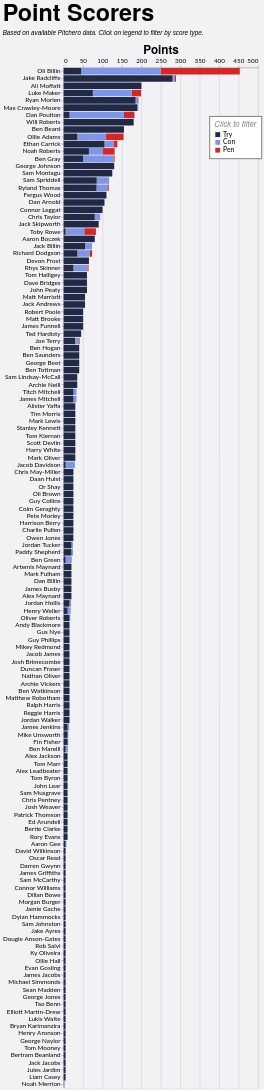

The Vega-Lite source for this figure:
### Vega-Lite specification from a JSON file in a GitHub repository (floating-point values rounded to 4 significant figures; data arrays with more than 128 entries replaced by an {"elided": "..."} marker saying what was removed)
{"config": {"axis": {"labelFont": "Lato, sans-serif", "titleFont": "PT Sans Narrow, Helvetica Neue, Helvetica, Arial, sans-serif", "labelFontSize": 13, "titleFontSize": 24, "gridColor": "#202947", "gridOpacity": 0.2}, "header": {"labelFont": "PT Sans Narrow, Helvetica Neue, Helvetica, Arial, sans-serif", "titleFont": "PT Sans Narrow, Helvetica Neue, Helvetica, Arial, sans-serif", "labelFontSize": 24, "titleFontSize": 28, "labelFontWeight": "bold", "orient": "left"}, "legend": {"labelFont": "Lato, sans-serif", "titleFont": "PT Sans Narrow, Helvetica Neue, Helvetica, Arial, sans-serif", "labelFontSize": 14, "titleFontSize": 16, "titlePadding": 5, "fillColor": "white", "strokeColor": "black", "padding": 10, "titleFontWeight": "lighter", "titleFontStyle": "italic", "titleColor": "gray", "offset": 10}, "title": {"font": "PT Sans Narrow, Helvetica Neue, Helvetica, Arial, sans-serif", "fontSize": 48, "fontWeight": "bold", "anchor": "start", "align": "center", "titlePadding": 20, "subtitlePadding": 10, "subtitleFontSize": 13, "subtitleColor": "", "subtitleFontStyle": "italic", "offset": 15, "color": "black"}, "axisX": {"labelAngle": 0}, "facet": {"title": null, "header": null, "align": {"row": "each", "column": "each"}}, "resolve": {"scale": {"y": "independent", "facet": "independent"}}, "background": "#f2f1f4"}, "data": {"name": "data-25d431a97aa0b5601b36919b7ac35edb"}, "mark": {"type": "bar"}, "encoding": {"color": {"field": "event", "legend": {"legendX": 300, "legendY": 100, "orient": "none", "title": "Click to filter"}, "scale": {"domain": ["Try", "Con", "Pen"], "range": ["#202946", "#7d96e8", "#d62728"]}, "type": "nominal"}, "order": {"field": "event_sort", "sort": "ascending", "type": "quantitative"}, "tooltip": [{"field": "player", "title": "Player", "type": "nominal"}, {"field": "event", "title": "Type", "type": "nominal"}, {"aggregate": "sum", "field": "count", "title": "Count", "type": "quantitative"}, {"aggregate": "sum", "field": "Points", "title": "Points", "type": "quantitative"}, {"aggregate": "sum", "field": "A", "title": "Games", "type": "quantitative"}], "x": {"aggregate": "sum", "axis": {"orient": "top", "title": "Points"}, "field": "Points", "type": "quantitative"}, "y": {"field": "player", "sort": "-x", "title": null, "type": "nominal"}}, "height": {"step": 15}, "params": [{"name": "param_1", "select": {"type": "point", "fields": ["event"]}, "bind": "legend"}], "title": {"text": "Point Scorers", "subtitle": "Based on available Pitchero data. Click on legend to filter by score type."}, "transform": [{"filter": {"param": "param_1"}}, {"calculate": "datum.event == 'Try' ? 1 : datum.event == 'Con' ? 2 : datum.event == 'Pen' ? 3 : 4", "as": "event_sort"}], "width": 400, "$schema": "https://vega.github.io/schema/vega-lite/v5.20.1.json", "datasets": {"data-25d431a97aa0b5601b36919b7ac35edb": {"elided": "444 records"}}}
